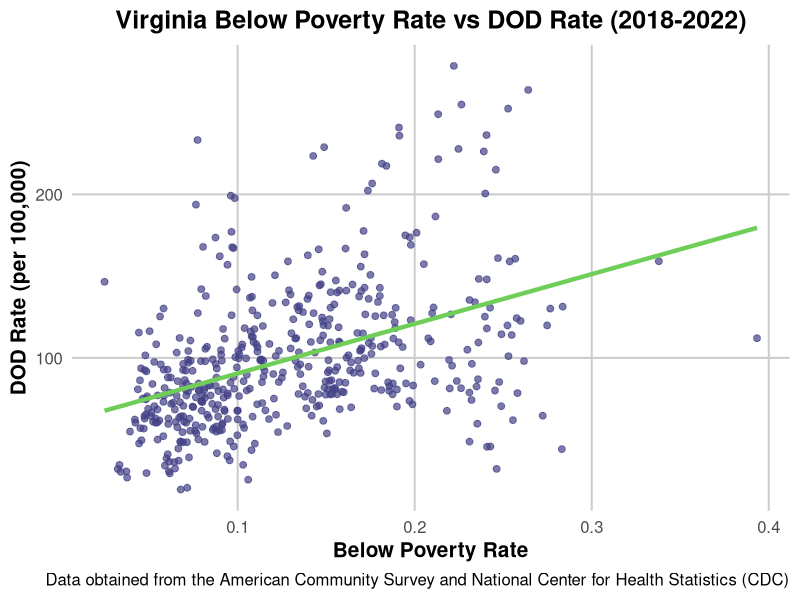

R code for this plot:
## ---- chunk 1
library(dplyr)
library(ggplot2)
library(viridis)
library(here)
## ---- chunk 2
virginia_2018_2022 = read.csv(here("Data/merged_data", "virginia_2018_2022.csv"), sep = ",", header = TRUE)
## ---- chunk 3
# Ensure the dataset is clean and filter the necessary columns
corr_data <- virginia_2018_2022 %>%
  mutate(
    Below_poverty_ratio = as.numeric(as.character(below_poverty_ratio)),
    DOD_death_rate = as.numeric(as.character(DOD_death_rate))
  ) %>%
  select(below_poverty_ratio, DOD_death_rate)
 
# Remove rows with NA values
corr_data <- na.omit(corr_data)
## ---- chunk 4
# Create a scatterplot with a regression line using viridis color palette
ggplot(corr_data, aes(x = below_poverty_ratio, y = DOD_death_rate)) +
  geom_point(color = viridis(256)[50], size = 2, alpha = 0.7) +  # Use a consistent viridis color for points with transparency
  geom_smooth(method = "lm", color = viridis(256)[200], size = 1.5, se = FALSE) +  # Add a prominent regression line
  labs(title = "Virginia Below Poverty Rate vs DOD Rate (2018-2022)",
       caption = "Data obtained from the American Community Survey and National Center for Health Statistics (CDC)",
       x = "Below Poverty Rate",
       y = "DOD Rate (per 100,000)") +
  theme_minimal(base_size = 15) +
  theme(
    plot.title = element_text(hjust = 0.5, face = "bold"),
    axis.title = element_text(face = "bold"),
    panel.grid.major = element_line(color = "grey80"),
    panel.grid.minor = element_blank(),
    legend.position = "none"  # Remove the legend
  )
